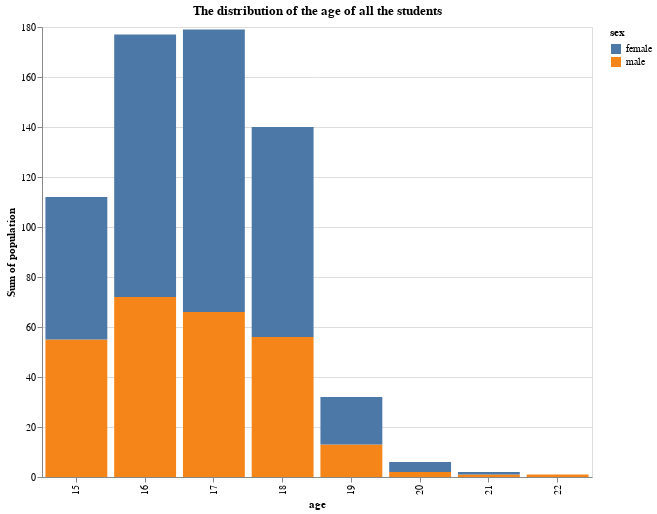

The cell this chart's notebook holds for it:
### Code cell
age = list(data['age'])
sex = list(data['sex'])

age_list = np.linspace(min(age), max(age), max(age) - min(age) + 1)
age_list = np.array(age_list, dtype="int32")
age_list = age_list.tolist()
m_list = np.zeros((max(age) - min(age) + 1), dtype="int32")
m_list = m_list.tolist()
f_list = np.zeros((max(age) - min(age) + 1), dtype="int32")
f_list = f_list.tolist()

for i in range(len(age)):
    if sex[i] == "M":
        for j in range(len(age_list)):
            if age_list[j] == age[i]:
                m_list[j] = m_list[j] + 1
    if sex[i] == "F":
        for j in range(len(age_list)):
            if age_list[j] == age[i]:
                f_list[j] = f_list[j] + 1

for i in range(len(age_list)):
    age_list.append(age_list[i])
sex_list = ["male","male","male","male","male","male","male","male","female","female","female","female","female","female","female","female",]
population = m_list
for i in range(len(f_list)):
    population.append(f_list[i])
for i in range(len(age_list)):
    age_list[i] = str(age_list[i])

df = pd.DataFrame({
    "age" : age_list,
    "sex": sex_list,
    "population": population})

alt.Chart(df, title="The distribution of the age of all the students").mark_bar().encode(
    x='age',
    y='sum(population)',
    color='sex',
).properties(
    height=450,
    width=550
)

### Figure 1 — Vega-Lite specification as saved in the notebook (floating-point values rounded to 4 significant figures)
{"config": {"view": {"continuousWidth": 400, "continuousHeight": 300}}, "data": {"name": "data-42aa0ee2f80bbbf007aaf6b23fa18ed5"}, "mark": "bar", "encoding": {"color": {"type": "nominal", "field": "sex"}, "x": {"type": "nominal", "field": "age"}, "y": {"type": "quantitative", "aggregate": "sum", "field": "population"}}, "height": 450, "title": "The distribution of the age of all the students", "width": 550, "$schema": "https://vega.github.io/schema/vega-lite/v4.8.1.json", "datasets": {"data-42aa0ee2f80bbbf007aaf6b23fa18ed5": [{"age": "15", "sex": "male", "population": 55}, {"age": "16", "sex": "male", "population": 72}, {"age": "17", "sex": "male", "population": 66}, {"age": "18", "sex": "male", "population": 56}, {"age": "19", "sex": "male", "population": 13}, {"age": "20", "sex": "male", "population": 2}, {"age": "21", "sex": "male", "population": 1}, {"age": "22", "sex": "male", "population": 1}, {"age": "15", "sex": "female", "population": 57}, {"age": "16", "sex": "female", "population": 105}, {"age": "17", "sex": "female", "population": 113}, {"age": "18", "sex": "female", "population": 84}, {"age": "19", "sex": "female", "population": 19}, {"age": "20", "sex": "female", "population": 4}, {"age": "21", "sex": "female", "population": 1}, {"age": "22", "sex": "female", "population": 0}]}}
